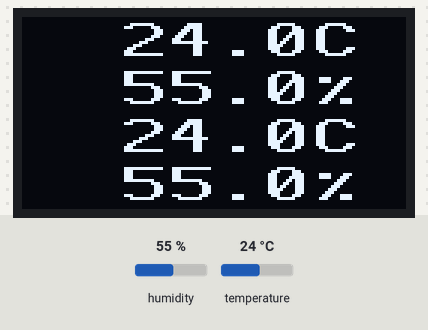
Bench run of a sketch on a simulated Arduino Uno, built with avr-gcc and run on an emulated ATmega328P. Shown: 128×64 one-colour display. The test bench sets the inputs (shaded band); at power-on: humidity 55 %, temperature 24 °C. What the sketch prints to the serial monitor is not drawn.

Above: at 2.1 s.
2.2 s: humidity set to 22 %
At 4.8 s:
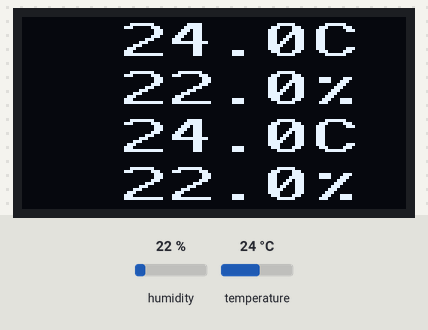
5.5 s: temperature set to 12 °C
At 8.0 s:
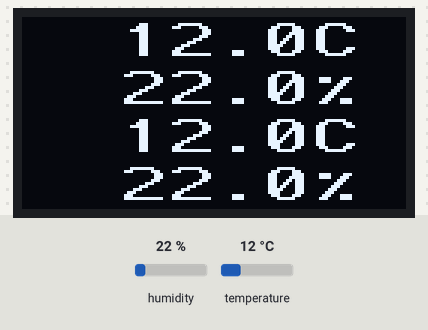
9.1 s: humidity set to 40 %
At 12.7 s:
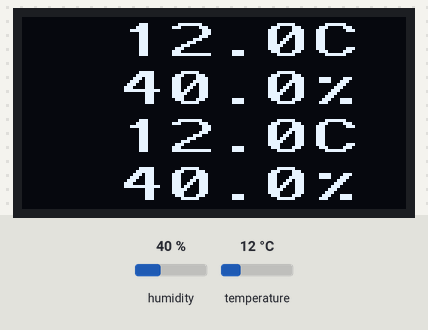
13.0 s: temperature set to 19 °C
At 16.0 s:
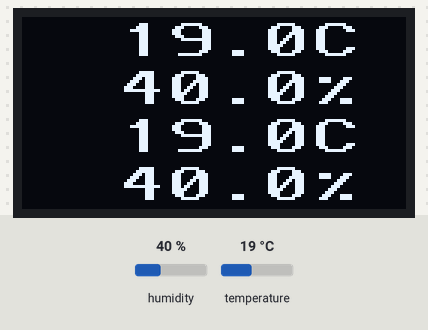
Timing chart, 0 to 17.5 s (numbered marks = the images above; inputs shaded):
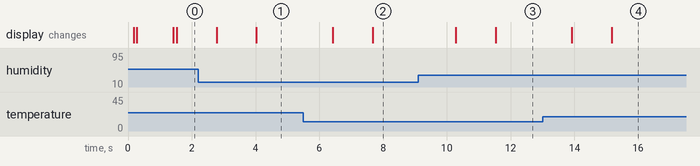

Measured:
- after the input at 2.2 s, the display: first changes after 0.58 s (image 1 shows a later state)
- after the input at 5.5 s, the display: first changes after 0.92 s (image 2 shows a later state)
- after the input at 9.1 s, the display: first changes after 1.2 s (image 3 shows a later state)
- after the input at 13.0 s, the display: first changes after 0.92 s (image 4 shows a later state)

The sketch:

TempHumid.ino
```cpp
#include <Wire.h>
//#include <ACROBOTIC_SSD1306.h>
#include <U8x8lib.h>
#include "SparkFunHTU21D.h"
#include "Adafruit_SHT31.h"

//Create an instance of the object
HTU21D htu21;
Adafruit_SHT31 sht31 = Adafruit_SHT31();
char buf[64];

U8X8_SSD1306_128X64_NONAME_HW_I2C u8x8(/* reset=*/ U8X8_PIN_NONE);
// On an arduino UNO/NANO:       A4(SDA), A5(SCL)

void setup() {
  // put your setup code here, to run once:
  Serial.begin(9600);

/*
  Wire.begin();
  oled.init();                      // Initialze SSD1306 OLED display
  oled.clearDisplay();              // Clear screen
  oled.setTextXY(0,0);              // Set cursor position, start of line 0
  oled.putString("HTU21D");
  oled.setTextXY(1,0);              // Set cursor position, start of line 1
  oled.putString(" tt.t C, hh.h%");
  oled.setTextXY(2,0);              // Set cursor position, start of line 2
  oled.putString("SHT31D");
  oled.setTextXY(3,0);             // Set cursor position, line 2 10th character
  oled.putString(" TT.T C, HH.H%");
*/

  u8x8.begin();
  u8x8.setPowerSave(0);
  u8x8.setFont(u8x8_font_px437wyse700b_2x2_r);

  htu21.begin();
  sht31.begin(0x44);

}

void loop() {
  // put your main code here, to run repeatedly:
  float humd = htu21.readHumidity();
  float temp = htu21.readTemperature();
  //snprintf(buf, sizeof(buf), "%.1f, %.1f%%", temp, humd);
  dtostrf(temp, 6, 1, buf);
  buf[6]='C'; buf[7]='\0';
  u8x8.drawString(0, 0, buf);

  dtostrf(humd, 6, 1, &buf[8]);
  buf[14]='%';
  buf[15]='\0';
  u8x8.drawString(0, 2, &buf[8]);
  /*
  oled.setTextXY(1,0);
  oled.putString(buf);
  */

  u8x8.refreshDisplay();

  Serial.println(buf);
  delay(1000);

  float t = sht31.readTemperature();
  float h = sht31.readHumidity();
  //snprintf(buf, sizeof(buf), "%.1f, %.1f%%", t, h);
  dtostrf(t, 6, 1, buf);
  buf[6]='C'; buf[7]=',';
  buf[7]='\n'; u8x8.drawString(0, 4, buf);
  dtostrf(h, 6, 1, &buf[8]);
  buf[14]='%';
  buf[15]='\0';
  u8x8.drawString(0, 6, &buf[8]);
  /*
  oled.setTextXY(3,0);
  oled.putString(buf);
  */

  u8x8.refreshDisplay();

  Serial.println(buf);
  delay(1000);

}
```
